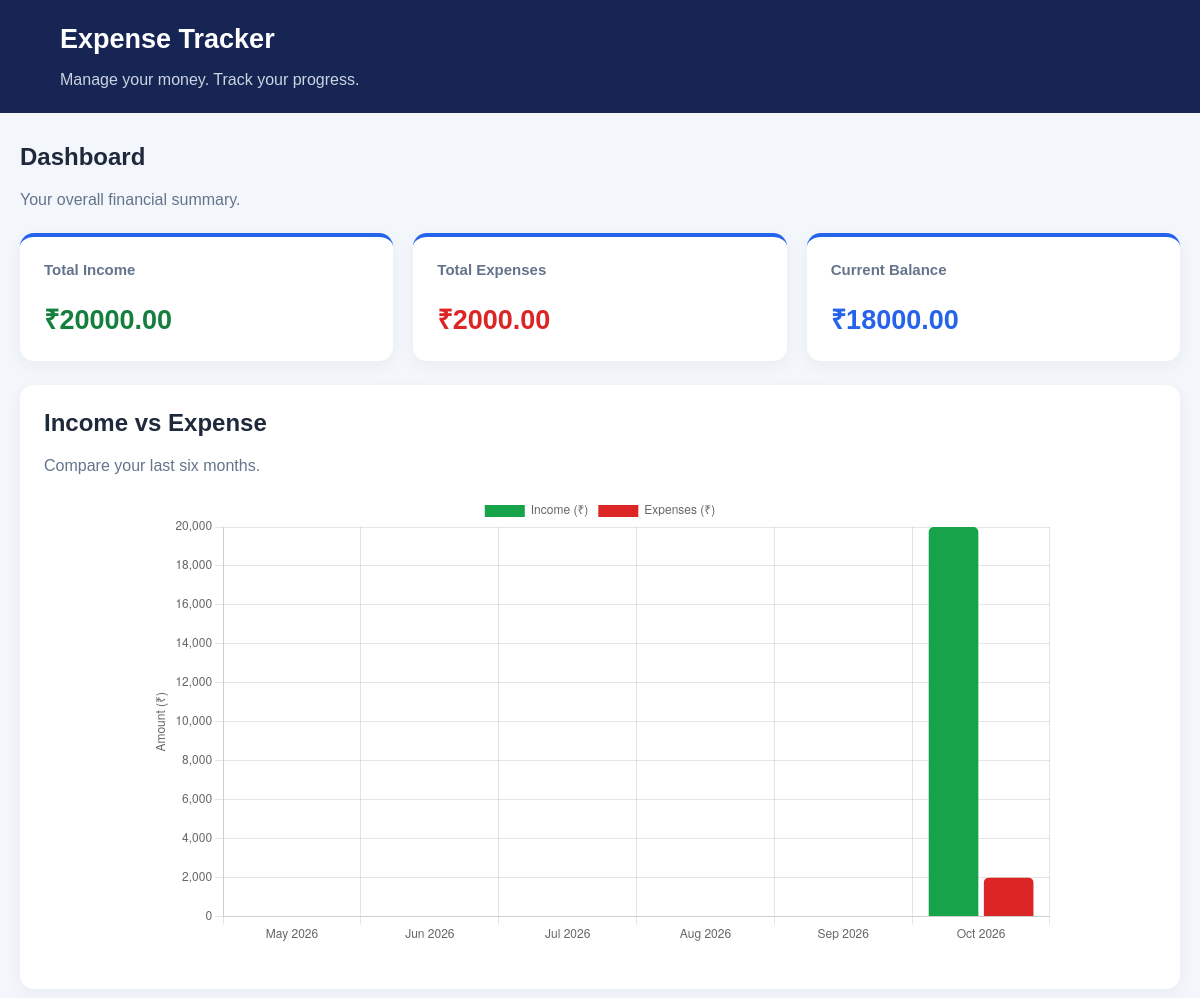
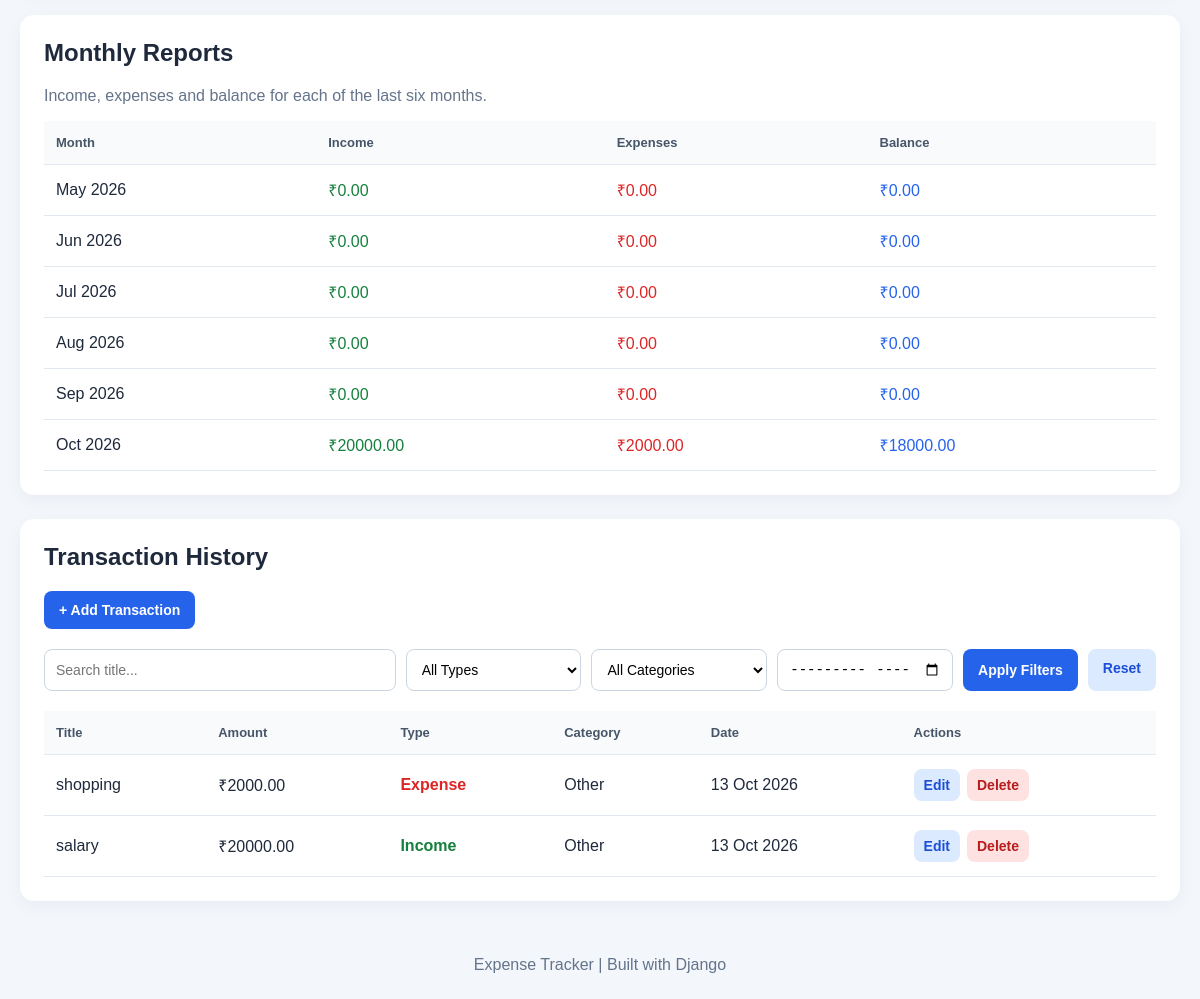
The page / on the database its author committed (2 pictures, top to bottom).
### expenses/models.py (models this page shows, shortened)
class Transaction(models.Model):
    TRANSACTION_TYPES = [
        ('Income', 'Income'),
        ('Expense', 'Expense'),
    ]
    CATEGORY_CHOICES = [
        ('Salary', 'Salary'),
        ('Business', 'Business'),
        ('Food', 'Food'),
        ('Travel', 'Travel'),
        ('Shopping', 'Shopping'),
        ('Bills', 'Bills'),
        ('Education', 'Education'),
        ('Health', 'Health'),
        ('Other', 'Other'),
    ]
    title = models.CharField(max_length=100)
    amount = models.DecimalField(
        max_digits=10,
        decimal_places=2
    )
    transaction_type = models.CharField(
        max_length=10,
        choices=TRANSACTION_TYPES
    )
    category = models.CharField(
        max_length=20,
        choices=CATEGORY_CHOICES,
        default='Other'
    )
    date = models.DateField(auto_now_add=True)

### expenses/views.py (the view, shortened to what this page needs)
# urls.py: path('', views.dashboard, name='dashboard'),
def dashboard(request):
    all_transactions = Transaction.objects.all()
    search_query = request.GET.get('q', '').strip()
    transactions = all_transactions.order_by('-date', '-id')
    if search_query:
        transactions = transactions.filter(
            Q(title__icontains=search_query)
        )
    selected_type = request.GET.get('type', '')
    if selected_type in ['Income', 'Expense']:
        transactions = transactions.filter(
            transaction_type=selected_type
        )
    else:
        selected_type = ''
    selected_category = request.GET.get('category', '')
    valid_categories = dict(Transaction.CATEGORY_CHOICES)
    if selected_category in valid_categories:
        transactions = transactions.filter(
            category=selected_category
        )
    else:
        selected_category = ''
    selected_month = request.GET.get('month', '')
    income = (
        all_transactions.filter(transaction_type='Income')
        .aggregate(total=Sum('amount'))['total']
        or Decimal('0.00')
    )
    expenses = (
        all_transactions.filter(transaction_type='Expense')
        .aggregate(total=Sum('amount'))['total']
        or Decimal('0.00')
    )
    balance = income - expenses
    monthly_totals = (
        all_transactions
        .annotate(month_start=TruncMonth('date'))
        .values('month_start', 'transaction_type')
        .annotate(total=Sum('amount'))
        .order_by('month_start')
    )
    totals_by_month = {}
    for row in monthly_totals:
        month_start = row['month_start']
        key = (month_start.year, month_start.month)
        if key not in totals_by_month:
            totals_by_month[key] = {
                'income': Decimal('0.00'),
                'expenses': Decimal('0.00'),
            }
        if row['transaction_type'] == 'Income':
            totals_by_month[key]['income'] = row['total']
        else:
            totals_by_month[key]['expenses'] = row['total']
    today = date.today()
    monthly_reports = []
    for offset in range(5, -1, -1):
        month_index = today.year * 12 + today.month - 1 - offset
        year = month_index // 12
        month = month_index % 12 + 1
        values = totals_by_month.get(
            (year, month),
            {
                'income': Decimal('0.00'),
                'expenses': Decimal('0.00'),
            }
        )
        month_income = values['income']
        month_expenses = values['expenses']
        monthly_reports.append({
            'label': date(year, month, 1).strftime('%b %Y'),
            'month_value': f'{year:04d}-{month:02d}',
            'income': month_income,
            'expenses': month_expenses,
            'balance': month_income - month_expenses,
        })
    chart_labels = [row['label'] for row in monthly_reports]
    chart_income = [float(row['income']) for row in monthly_reports]
    chart_expenses = [float(row['expenses']) for row in monthly_reports]
    context = {
        'transactions': transactions,
        'income': income,
        'expenses': expenses,
        'balance': balance,
        'search_query': search_query,
        'selected_type': selected_type,
        'selected_category': selected_category,
        'selected_month': selected_month,
        'categories': Transaction.CATEGORY_CHOICES,
        'monthly_reports': monthly_reports,
        'chart_labels': chart_labels,
        'chart_income': chart_income,
        'chart_expenses': chart_expenses,
    }
    return render(
        request,
        'expenses/dashboard.html',
        context
    )

### expenses/templates/expenses/dashboard.html (shortened to what this page needs)
<!DOCTYPE html>
<html lang="en">
<head>
</head>
<body>
    <header class="navbar">
        <h1>Expense Tracker</h1>
        <p>Manage your money. Track your progress.</p>
    </header>
    <main class="container">
        <h2>Dashboard</h2>
        <p class="muted">Your overall financial summary.</p>
        <div class="cards">
            <div class="card">
                <h3>Total Income</h3>
                <h2 class="green">₹{{ income|floatformat:2 }}</h2>
            </div>
            <div class="card">
                <h3>Total Expenses</h3>
                <h2 class="red">₹{{ expenses|floatformat:2 }}</h2>
            </div>
            <div class="card">
                <h3>Current Balance</h3>
                <h2 class="blue">₹{{ balance|floatformat:2 }}</h2>
            </div>
        </div>
        <section class="section">
            <h2>Income vs Expense</h2>
            <p class="muted">Compare your last six months.</p>
            <div class="chart-box">
                <canvas id="incomeExpenseChart"></canvas>
            </div>
        </section>
        <section class="section">
            <h2>Monthly Reports</h2>
            <p class="muted">
                Income, expenses and balance for each of the last six months.
            </p>
            <div class="table-wrapper">
                <table>
                    <thead>
                        <tr>
                            <th>Month</th>
                            <th>Income</th>
                            <th>Expenses</th>
                            <th>Balance</th>
                        </tr>
                    </thead>
                    <tbody>
                        {% for report in monthly_reports %}
                        <tr>
                            <td>{{ report.label }}</td>
                            <td class="green">
                                ₹{{ report.income|floatformat:2 }}
                            </td>
                            <td class="red">
                                ₹{{ report.expenses|floatformat:2 }}
                            </td>
                            <td class="blue">
                                ₹{{ report.balance|floatformat:2 }}
                            </td>
                        </tr>
                        {% empty %}
                        <tr>
                            <td colspan="4" class="empty">
                                No monthly report available.
                            </td>
                        </tr>
                        {% endfor %}
                    </tbody>
                </table>
            </div>
        </section>
        <section class="section">
            <h2>Transaction History</h2>
            <a class="button primary" href="{% url 'add_transaction' %}">
                + Add Transaction
            </a>
            <form method="GET" class="filters">
                <input
                    type="search"
                    name="q"
                    value="{{ search_query }}"
                    placeholder="Search title..."
                    aria-label="Search transaction title"
                >
                <select name="type" aria-label="Filter by type">
                    <option value="">All Types</option>
                </select>
                <select name="category" aria-label="Filter by category">
                    <option value="">All Categories</option>
                </select>
                <input
                    type="month"
                    name="month"
                    value="{{ selected_month }}"
                    aria-label="Filter by month"
                >
                <button class="button primary" type="submit">
                    Apply Filters
                </button>
                <a class="button edit" href="{% url 'dashboard' %}">
                    Reset
                </a>
            </form>
            <div class="table-wrapper">
                <table>
                    <thead>
                        <tr>
                            <th>Title</th>
                            <th>Amount</th>
                            <th>Type</th>
                            <th>Category</th>
                            <th>Date</th>
                            <th>Actions</th>
                        </tr>
                    </thead>
                    <tbody>
                        {% for item in transactions %}
                        <tr>
                            <td>{{ item.title }}</td>
                            <td>₹{{ item.amount|floatformat:2 }}</td>
                            <td>
                                {% if item.transaction_type == 'Income' %}
                                <span class="type-label green">Income</span>
                                {% else %}
                                <span class="type-label red">Expense</span>
                                {% endif %}
                            </td>
                            <td>{{ item.get_category_display }}</td>
                            <td>{{ item.date|date:"d M Y" }}</td>
                            <td>
                                <div class="actions">
                                    <a
                                        class="button edit"
                                        href="{% url 'edit_transaction' item.pk %}">
                                        Edit
                                    </a>
                                    <a
                                        class="button delete"
                                        href="{% url 'delete_transaction' item.pk %}">
                                        Delete
                                    </a>
                                </div>
                            </td>
                        </tr>
                        {% endfor %}
                    </tbody>
                </table>
            </div>
        </section>
    </main>
    <footer class="footer">
        Expense Tracker | Built with Django
    </footer>
    <script>
        const chartLabels = JSON.parse(
            document.getElementById('chart-labels').textContent
        );
        const incomeData = JSON.parse(
            document.getElementById('chart-income').textContent
        );
        const expenseData = JSON.parse(
            document.getElementById('chart-expenses').textContent
        );
        const canvas = document.getElementById('incomeExpenseChart');
        if (typeof Chart !== 'undefined') {
            new Chart(canvas, {
                type: 'bar',
                data: {
                    labels: chartLabels,
                    datasets: [
                        {
                            label: 'Income (₹)',
                            data: incomeData,
                            backgroundColor: '#16a34a',
                            borderRadius: 5
                        },
                        {
                            label: 'Expenses (₹)',
                            data: expenseData,
                            backgroundColor: '#dc2626',
                            borderRadius: 5
                        }
                    ]
                },
                options: {
                    responsive: true,
                    maintainAspectRatio: true,
                    scales: {
                        y: {
                            beginAtZero: true,
                            title: {
                                display: true,
                                text: 'Amount (₹)'
                            }
                        }
                    },
                    plugins: {
                        legend: {
                            position: 'top'
                        },
                        tooltip: {
                            callbacks: {
                                label: function(context) {
                                    return context.dataset.label + ': ₹' +
                                        Number(context.raw).toLocaleString('en-IN', {
                                            minimumFractionDigits: 2,
                                            maximumFractionDigits: 2
                                        });
                                }
                            }
                        }
                    }
                }
            });
        } else {
            document.getElementById('chartError').hidden = false;
        }
    </script>
</body>
</html>

### expenses/templates/expenses/dashboard.html (style rules this page uses)
* { box-sizing: border-box; }
body { margin: 0; font-family: Arial, sans-serif; background: #f3f6fb; color: #1e293b; }
.navbar { padding: 24px 5%; background: #172554; color: white; }
.navbar h1 { margin: 0; font-size: 27px; }
.navbar p { margin-bottom: 0; color: #cbd5e1; }
.container { max-width: 1200px; margin: 30px auto; padding: 0 20px; }
.cards { display: grid; grid-template-columns: repeat(3, minmax(0, 1fr)); gap: 20px; margin: 24px 0; }
.card { background: white; padding: 24px; border-radius: 14px; border-top: 4px solid #2563eb; box-shadow: 0 5px 18px #0f172a0c; }
.card h3 { margin-top: 0; color: #64748b; font-size: 15px; }
.card h2 { margin-bottom: 0; font-size: 27px; overflow-wrap: anywhere; }
.green { color: #15803d; }
.red { color: #dc2626; }
.blue { color: #2563eb; }
.section { background: white; padding: 24px; margin: 24px 0; border-radius: 14px; box-shadow: 0 5px 18px #0f172a0c; }
.section h2 { margin-top: 0; }
.muted { color: #64748b; }
.button { display: inline-block; border: 0; border-radius: 8px; padding: 11px 15px; text-decoration: none; font-size: 14px; font-weight: bold; cursor: pointer; text-align: center; }
.primary { background: #2563eb; color: white; }
.edit { background: #dbeafe; color: #1d4ed8; }
.delete { background: #fee2e2; color: #b91c1c; }
.filters { display: grid; grid-template-columns: 2fr 1fr 1fr 1fr auto auto; gap: 10px; margin: 20px 0; }
input, select { width: 100%; min-width: 0; padding: 11px; border: 1px solid #cbd5e1; border-radius: 8px; background: white; font-size: 14px; }
.table-wrapper { width: 100%; overflow-x: auto; }
table { width: 100%; min-width: 700px; border-collapse: collapse; }
th, td { padding: 14px 12px; border-bottom: 1px solid #e2e8f0; text-align: left; }
th { background: #f8fafc; color: #475569; font-size: 13px; }
.actions { display: flex; align-items: center; gap: 7px; }
.actions .button { padding: 8px 10px; }
.type-label { font-weight: bold; }
.chart-box { max-width: 900px; margin: 20px auto; min-height: 250px; }
.footer { padding: 25px; text-align: center; color: #64748b; }

### rows shown on the page
Transaction: title "shopping", amount "2000.00", transaction_type "Expense", category "Other", date "13 Oct 2026"
Transaction: title "salary", amount "20000.00", transaction_type "Income", category "Other", date "13 Oct 2026"

### other values the page prints
{{ income|floatformat:2 }} "20000.00"
{{ expenses|floatformat:2 }} "2000.00"
{{ balance|floatformat:2 }} "18000.00"
{{ report.label }} "May 2026" "Jun 2026" "Jul 2026" "Aug 2026" "Sep 2026" "Oct 2026"
{{ report.income|floatformat:2 }} "0.00" "0.00" "0.00" "0.00" "0.00" "20000.00"
{{ report.expenses|floatformat:2 }} "0.00" "0.00" "0.00" "0.00" "0.00" "2000.00"
{{ report.balance|floatformat:2 }} "0.00" "0.00" "0.00" "0.00" "0.00" "18000.00"
